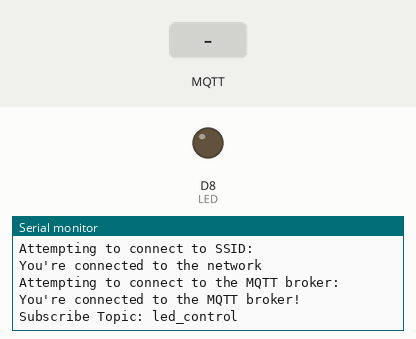
Simulated run of this sketch. Board: Arduino MKR. Shown: output pins drawn as LEDs (lit = HIGH), the last lines printed to the serial monitor. Inputs (shaded band) come from the test bench. WiFi joins after 1.5 s; servers stay silent unless stated; random numbers use the default seed unless the sketch sets one; no MQTT or app messages arrive unless stated; not simulated (calls return 0 or success): arduino_secrets.h; names the files do not define were given values by the test bench: MQTT_PORT = 1883.

Above: at 2.7 s.
2.8 s: MQTT message "C_M_003" arrives on the first subscribed topic
At 3.8 s:
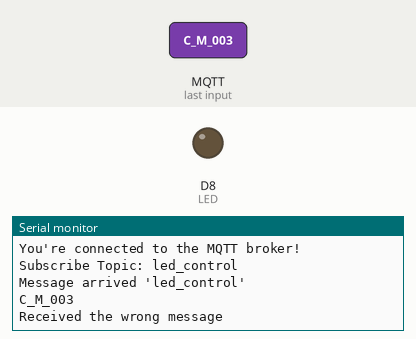
4.3 s: MQTT message "1" arrives on the first subscribed topic
At 5.0 s:
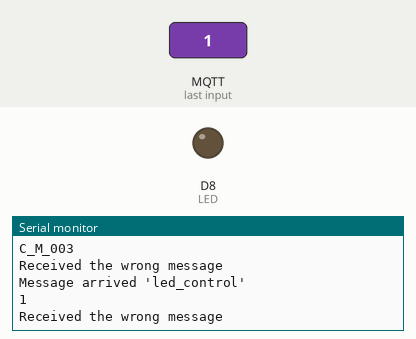
5.8 s: MQTT message "on" arrives on the first subscribed topic
At 6.1 s:
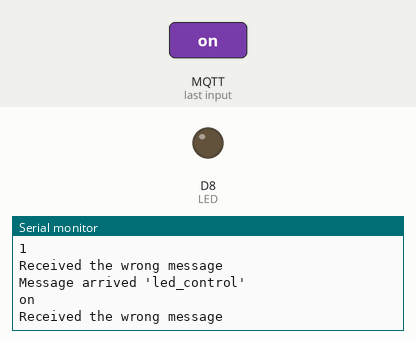

The sketch:

led_controller.ino
```cpp
#include <PubSubClient.h>
#include <WiFiNINA.h>
#include <ArduinoJson.h>
#include "arduino_secrets.h"

// 핀 번호 지정
#define LED 8

char ssid[] = SSID;  // SSID
char pass[] = PASSWORD; // Password

WiFiClient wifiClient;
PubSubClient client(wifiClient);

// MQTT 세팅
const char broker[] = MQTT_BROKER;
int port = MQTT_PORT;
const char topic_receive[] = "led_control";
const char topic_send[] = "led_status";

// 상태 데이터 변수
unsigned long time_previous_publish = 0;
int C_M_003_ing = 0;

void setup() {
  Serial.begin(9600); // for Serial Monitor

  pinMode(LED, OUTPUT);

  setup_wifi();
  client.setServer(broker, port);
  client.setCallback(callback);
}

void loop() {
  // MQTT 서버 연결이 되지 않았을 때, 재연결 시도
  if (!client.connected()) {
    reconnect();
  }
  client.loop();

  // 30초마다 상태 데이터 전송
  unsigned long time_current = millis();
  if(time_current - time_previous_publish >= 30000) {
    time_previous_publish = time_current;
    publish();
  }
}

// WiFi 연결
void setup_wifi() {
  Serial.print("Attempting to connect to SSID: ");
  Serial.println(ssid);
  while (WiFi.begin(ssid, pass) != WL_CONNECTED) {
    // failed, retry
    Serial.print(".");
    delay(500);
  }
  Serial.println("You're connected to the network");
  Serial.println();
}

// MQTT 서버 연결
void reconnect() {
  while (!client.connected()) {
    Serial.print("Attempting to connect to the MQTT broker: ");
    Serial.println(broker);
    // 랜덤 client ID 생성
    String clientId = "Client-";
    clientId += String(random(0xffff), HEX);
    // MQTT 서버와 연결 시도
    if (client.connect(clientId.c_str())) {
      Serial.println("You're connected to the MQTT broker!");
      Serial.print("Subscribe Topic: ");
      Serial.println(topic_receive);
      Serial.println();
      client.subscribe(topic_receive);
    } else {
      Serial.print("failed, rc=");
      Serial.print(client.state());
      Serial.println(" try again in 5 seconds");
      // 다시 시도하기 전 5초 대기
      delay(5000);
    }
  }
}

// // MQTT 메시지 수신
void callback(char* topic, byte* payload, unsigned int length) {
  String buffer;

  Serial.print("Message arrived '");
  Serial.print(topic);
  Serial.println("'");

  for (int i = 0; i < length; i++) {
    buffer = buffer + (char)payload[i];
  }
  Serial.println(buffer);
  Serial.println();
  control(buffer);
}

// 조명 제어기 작동
void control(String message) {
  StaticJsonDocument<64> doc;
  deserializeJson(doc, message);

  if(doc["code"] == "C_M_003") {
    digitalWrite(LED, HIGH);
    C_M_003_ing = 1;

    publish();
    Serial.println("===> LED ON");
    Serial.println();
  } else if(doc["code"] == "C_M_004") {
    digitalWrite(LED, LOW);
    C_M_003_ing = 0;

    publish();
    Serial.println("===> LED OFF");
    Serial.println();
  } else {
    Serial.println("Received the wrong message");
  }
}

// 조명 제어기 작동상태 Publish
void publish() {
  StaticJsonDocument<64> doc2;
  char json[32];

  doc2["led"] = C_M_003_ing;
  serializeJson(doc2, json);

  Serial.print("Send a message with topic '");
  Serial.print(topic_send);
  Serial.println("'");
  Serial.println(json);
  Serial.println();

  client.publish(topic_send, json);
}
```

Measured:
- after the input at 2.8 s, the serial monitor: prints a new line at once (image 1)
- after the input at 4.3 s, the serial monitor: prints a new line at once (image 2)
- after the input at 5.8 s, the serial monitor: prints a new line at once (image 3)
